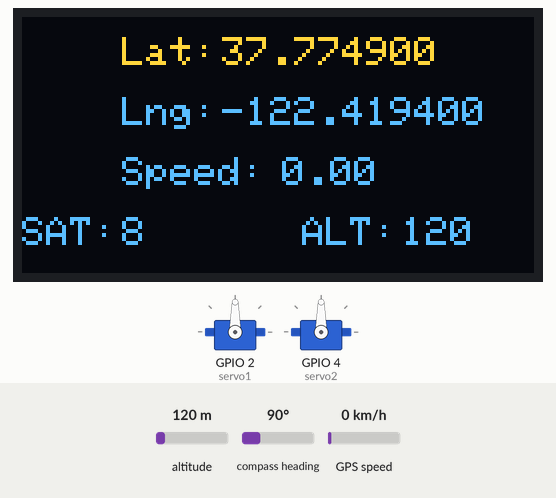
The sketch below on a simulated ESP32. On the bench: 128×64 one-colour display, 2 × servo. The test bench sets the inputs (shaded band); at power-on: altitude 120 m, GPS speed 0 km/h, compass heading 90°. The OLED is the two-colour kind (top 16 rows yellow); WiFi joins after 1.5 s; servers stay silent unless stated; the GPS gets a fix after 3 s at 37.7749, -122.4194 with 8 satellites; what the sketch prints to the serial monitor is not drawn.

Above: at 10.6 s.
10.7 s: altitude set to 20 m
At 13.0 s:
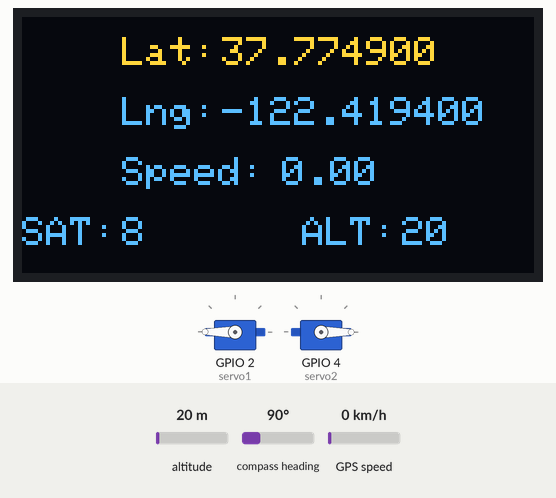
13.4 s: GPS speed set to 2 km/h
17.0 s: altitude set to 250 m
At 20.4 s:
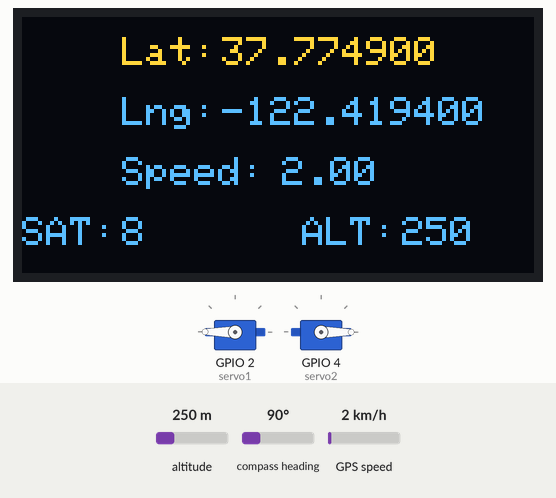
20.7 s: GPS speed set to 30 km/h
At 23.2 s:
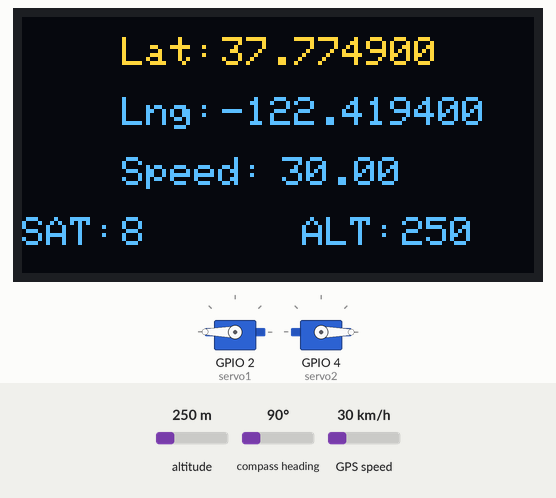
Timing chart, 0 to 24.7 s (numbered marks = the images above; inputs shaded):
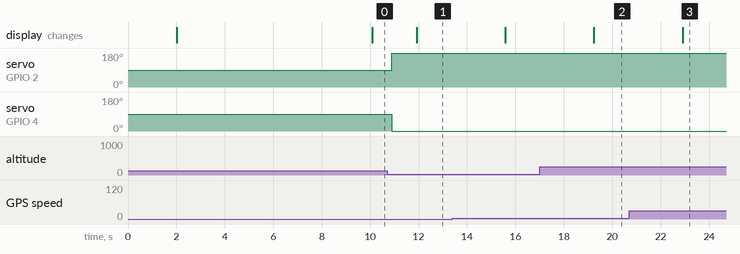

The sketch:

GPS_positioning_system_for_small_mobile_robots.ino
```cpp
#include <WiFi.h>
#include <Adafruit_GFX.h>
#include <Adafruit_SSD1306.h>
#include <TinyGPS++.h>
#include <ThingSpeak.h>
#include <ESP32Servo.h>


unsigned long Time;
unsigned long VariationTime = 0;
Servo servo1;
Servo servo2;

#define DISPLAY_WIDTH 128
#define DISPLAY_HEIGHT 64

//On ESP32: GPIO - 21(SDA) – GPIO - 22(SCL)
#define OLED_RESET -1 // Reset pin # (or -1 if sharing Arduino reset pin)
#define DISPLAY_ADDRESS 0x3C // See datasheet for Address
Adafruit_SSD1306 display(DISPLAY_WIDTH, DISPLAY_HEIGHT, &Wire, OLED_RESET);

#define RXD2 16
#define TXD2 17
HardwareSerial neogps(1);

TinyGPSPlus gps;

const char* ssid = "Miguel";
const char* pass = "MiguelAngel";


// We define the WiFi client that we will use
WiFiClient client;

// We define the credentials for the connection to the platform
  unsigned long channelID = 1889588;
  const char* WriteAPIKey ="PEZ2BU1EAPFAGB07";

void setup() {
  Serial.begin(115200);
  WiFi.begin(ssid, pass);
  delay(2000);
    Serial.print("You are connecting to the WiFi network named: ");
    Serial.println(ssid);
    while (WiFi.status() != WL_CONNECTED) {
          delay(500);
          Serial.print(".");
      }
    Serial.println("");
    Serial.println("WiFi connected");
    Serial.println("IP address: ");
    Serial.println(WiFi.localIP());

  Serial.println("GPS Installed and ready ");

  neogps.begin(9600, SERIAL_8N1, RXD2, TXD2);


  if(!display.begin(SSD1306_SWITCHCAPVCC, DISPLAY_ADDRESS)) {
    Serial.println(F("Failure to assign SSD1306 "));
    for(;;); // Don't proceed, loop forever
  }

  display.clearDisplay();
  display.display();
  delay(2000);

  ThingSpeak.begin(client);
  delay(3000);

  servo1.attach(2, 500, 2500);
  servo2.attach(4, 500, 2500);
        Serial.println("Initialized Servo Motors ");
        delay(2000);
}

void measure(){
  // GPS Latitudee and Lengthe reading
  float Length = gps.location.lng();
  float Latitude = gps.location.lat();
  float Altitude = gps.altitude.meters();
  // We print the values obtained in the Serial monitor
  Serial.print("Recorded Length: ");
  Serial.print(Length);
  Serial.println("°");
  Serial.print("Recorded Latitude: ");
  Serial.print(Latitude);
  Serial.println("°");
  Serial.print("Recorded Altitude: ");
  Serial.print(Altitude);
  Serial.println("MASL");
  Serial.println("-----------------------------------------");
  // order by fields according to the ThingSpeak platform.
  ThingSpeak.setField(1,Latitude);
  ThingSpeak.setField(2,Length);
  ThingSpeak.setField(3,Altitude);
}


void loop() {

Time = millis();

if(Time - VariationTime >= 1000){
VariationTime = Time;

          if(Time >= 10000 && Time <= 100000){
            Serial.println("--- Front Advance ---");
          }
          if(Time >= 100000 && Time <= 100800){
            Serial.println("--- Change of Position ---");
          }
          if(Time >= 100800 && Time <= 106800){
            Serial.println("--- Front Advance ---");
          }
          if(Time >= 106800 && Time <= 107600){
            Serial.println("--- Change of Position ---");
          }
          if(Time >= 107600 && Time <= 125600){
            Serial.println("--- Front Advance ---");
          }
          if(Time >= 125600 && Time <= 126100){
            Serial.println("--- Move Finished ---");
          }
  }

    if(Time >= 10000 && Time <= 100000){ // Front Movement
          servo1.write(180);
          servo2.write(0);
    }
    if(Time >= 100000 && Time <= 100800){ // Change of Position
          servo1.write(0);
          servo2.write(90);
    }
    if(Time >= 100800 && Time <= 106800){ // Front Movement
          servo1.write(180);
          servo2.write(0);
    }
    if(Time >= 106800 && Time <=106800){ // Change of Position
          servo1.write(0);
          servo2.write(90);
    }
    if(Time >= 106800&& Time <= 125600){ // Front Movement
          servo1.write(180);
          servo2.write(0);
    }
    if(Time >= 125600){ // Move Finished
      servo1.detach();
      servo2.detach();
    }

boolean newData = false;
  //for (unsigned long start = millis(); millis() - start < 1000;)
  for (unsigned long Time = millis(); millis() - Time < 1000;)
  {
    while (neogps.available())
    {
      if (gps.encode(neogps.read()))
      {
        newData = true;
      }
    }
  }


  //If newData is true
  if(newData == true)
  {
    newData = false;
    Serial.println(gps.satellites.value());
    print_speed();
  }
  else
  {
    display.clearDisplay();
    display.setTextColor(SSD1306_WHITE);
    display.setCursor(0, 0);
    display.setTextSize(3);
    display.print("No Data");
    display.display();
  }

  delay(500);
  measure();
  // Connection and sending data to the platform using the credentials defined above
  ThingSpeak.writeFields(channelID,WriteAPIKey);
  // We print a sentence indicating the sending of the data
  Serial.println("Data sent to ThingSpeak!");
  //delay(500);
}


void print_speed()
{
  display.clearDisplay();
  display.setTextColor(SSD1306_WHITE);

  if (gps.location.isValid() == 1)
  {
    display.setTextSize(1);

    display.setCursor(25, 5);
    display.print("Lat: ");
    display.setCursor(50, 5);
    display.print(gps.location.lat(),6);

    display.setCursor(25, 20);
    display.print("Lng: ");
    display.setCursor(50, 20);
    display.print(gps.location.lng(),6);

    display.setCursor(25, 35);
    display.print("Speed: ");
    display.setCursor(65, 35);
    display.print(gps.speed.kmph());

    display.setTextSize(1);
    display.setCursor(0, 50);
    display.print("SAT:");
    display.setCursor(25, 50);
    display.print(gps.satellites.value());

    display.setTextSize(1);
    display.setCursor(70, 50);
    display.print("ALT:");
    display.setCursor(95, 50);
    display.print(gps.altitude.meters(), 0);

    display.display();

  }
  else
  {
    display.clearDisplay();
    display.setTextColor(SSD1306_WHITE);
    display.setCursor(0, 0);
    display.setTextSize(3);
    display.print("No Data");
    display.display();
  }

}
```

Measured:
- after the input at 10.7 s, the display: changes after 1.2 s (image 1)
- after the input at 17.0 s, the display: changes after 2.2 s (image 2)
- after the input at 20.7 s, the display: changes after 2.2 s (image 3)
